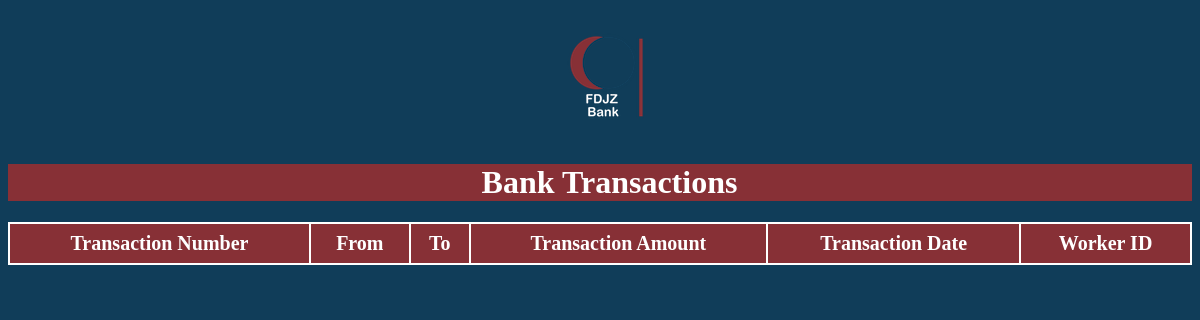
The app's page /Worker/php/ViewSpecificTransaction.php?id=6, older data.
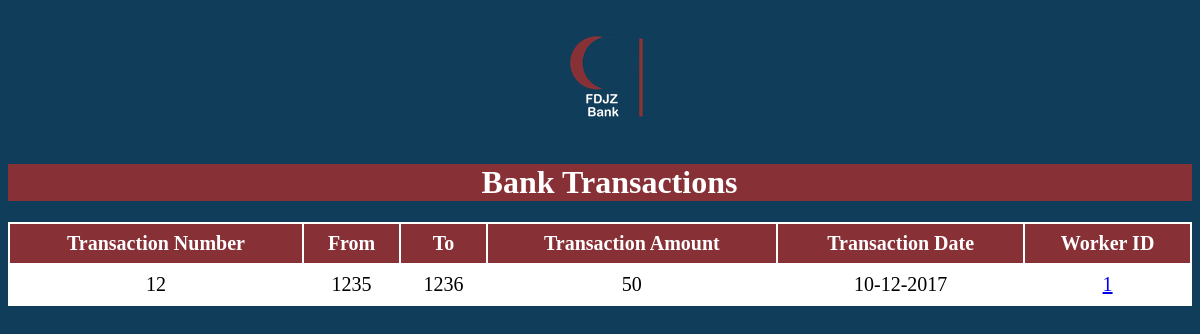
The same page, newer data.
### tables this page shows
CREATE TABLE `TRANSACTIONS` (
  `TransactionID` int(11) NOT NULL,
  `FromAccount` int(11) NOT NULL,
  `ToAccount` int(11) NOT NULL,
  `Amount` float DEFAULT NULL,
  `TransactionDate` varchar(50) DEFAULT NULL,
  `WorkerID` int(11) NOT NULL
);

### Worker/ClassesGedida/dbconnect.php (called while the page is built, shortened)
<?php
  class dbconnect
  {
      private $servername;
      private $username;
      private $password;
      private $db;
      private $con;
      function __construct()
      {
          $this->servername = "localhost";
          $this->username = "root";
          $this->password = "";
          $this->db = "FDJZ";
          $this->con = $this->Connect();
      }
      function connect()
      {
          $this->con = mysqli_connect($this->servername, $this->username, $this->password, $this->db);
          if ($this -> con ->connect_error)
          {
              die("Failed to connect: " .$this->con->connect_error);
          }
          else
          {
              return $this->con;
          }
      }
      function executesql($sql)
      {
        $result = mysqli_query($this->con, $sql);
        if($result == TRUE)
              {
          return $result;
        }
        else
              {
          echo "Error executing SQL statement: " .$this->con->error;
        }
      }
  }
?>

### Worker/ClassesGedida/Transactions.php (the view, shortened to what this page needs)
<?php
require_once "../ClassesGedida/dbconnect.php";
  class Transactions
  {
      function viewTransactionsBySpecificCustomer($id){
      			$db = new dbconnect;
      			$db->connect();
      			$sql = "SELECT * FROM `TRANSACTIONS`, bank_accounts
      							WHERE  bank_accounts.UserID = '$id'
      							AND FromAccount = bank_accounts.AccountNumber
      							";
      			$result = $db->executesql($sql);
      			foreach($result as $row){
      					echo'<tr>';
      					echo'<td>'.$row['TransactionID'].'</td>';
      					echo'<td>'.$row['FromAccount'].'</td>';
      					echo'<td>'.$row['ToAccount'].'</td>';
      					echo'<td>'.$row['Amount'].'</td>';
      					echo'<td>'.$row['TransactionDate'].'</td>';
      					echo'<td><a href="WorkerReportFromTransaction.php?id='.$row['WorkerID'].'">'.$row['WorkerID'].'</a></td>';
      					echo'</tr>';
      			}
	  }
    }
?>

### Worker/php/ViewSpecificTransaction.php (shortened to what this page needs)
<!DOCTYPE html>
<html>
    <head>
        <link rel="stylesheet" type="text/css" href="../css/ViewTransaction.css">
    </head>
<body>
    <div class="logo">
        <h1><a href="<?php echo $href; ?>" id="logoposition"><img  src="../img/WorkerLogo.png" alt="" /></a></h1>
    </div>
    <div id="title">
        <h1 id="x">Bank Transactions</h1>
    </div>
    <div class="tableback">
        <table class="transactiontable" style="overflow-x:auto;" width="100%">
            <thead>
                <tr>
				            <th>Transaction Number</th>
                    <th>From</th>
                    <th>To</th>
                    <th>Transaction Amount</th>
					          <th>Transaction Date</th>
					          <th>Worker ID </th>
                </tr>
            </thead>
            <tbody>
              <?php
              	require("../ClassesGedida/Transactions.php") ;
                $id = $_GET["id"];
              	$Transaction = new Transactions;
              	$num = $Transaction->viewTransactionsBySpecificCustomer($id);
          	   ?>
            </tbody>
        </table>
    </div>
</body>
</html>

### Worker/css/ViewTransaction.css (style rules this page uses)
body { background-color: #103D59; }
#title { color:white; background-color:#873036; }
#x { margin-left:40%; }
.tableback { background-color:#FFFFFF; color:black; font-size:20px; text-align:center; }
th, td { text-align: center; padding: 8px; }
th { background-color: #873036; color: white; }
#logoposition { margin-left: 42%; }

Row changes from the older to the newer data that the page shows:
added transactions: TransactionID "12", FromAccount "1235", ToAccount "1236", Amount "50", TransactionDate "10-12-2017", WorkerID "1"
